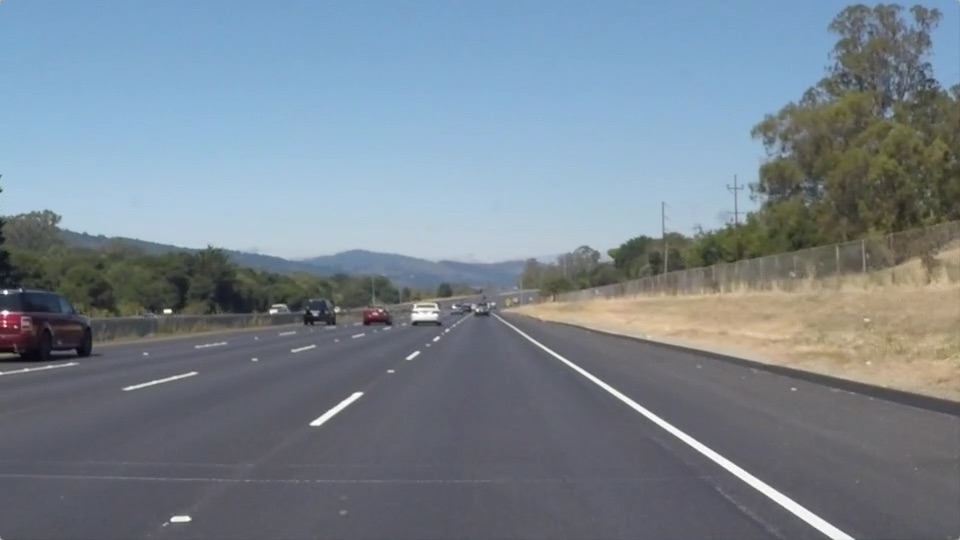
#> input picture test_images/solidWhiteRight.jpg, 960 x 540 px
$ jupyter execute --allow-errors P1.ipynb   (shell and % lines are left out)   (text cells are left out)
#> lines starting #> are read from the running program, lines starting #| are printed output that depends on the picture; after the words box and inside, x2 and y2 are one past the last pixel; in counts of white or black regions, pixels touching at a corner belong together; pictures that were not available may be replaced by others from this repository, and a replacement may not be noted
[cell 1]
import matplotlib.pyplot as plt
import matplotlib.image as mpimg
import numpy as np
import cv2
import sys
import os
from math import sqrt

[cell 2]
image = mpimg.imread('test_images/solidWhiteRight.jpg')
#> image is the input picture: shape (540, 960, 3); mean R, G, B 120.3, 132.6, 143.7
print('This image is:', type(image), 'with dimesions:', image.shape)
#| This image is: <class 'numpy.ndarray'> with dimesions: (540, 960, 3)
plt.imshow(image)

[cell 3]
# moved to below

[cell 4]
imgs_dir = 'test_images/'

os.listdir(imgs_dir)

[cell 5]
# Pipeline that will draw lane lines on the test_images
# then save them to the test_images directory.

yROIpct = .6 # % in y axis to start ROI
minslope = .4
maxslope = 4

def grayscale(image):
    """Read in image path and apply the Grayscale transform
    This will return an image with only one color channel
    but NOTE: to see the returned image as grayscale
    you should call plt.imshow(gray, cmap='gray')
    """
    return cv2.cvtColor(image, cv2.COLOR_RGB2GRAY)
    # Or use BGR2GRAY if you read an image with cv2.imread()

def canny(img, thres_low=30, thres_high=150, kernel_size=5):
    """Applies the Canny transform after a Gaussian blur"""
    img = cv2.GaussianBlur(img, (kernel_size, kernel_size), 0)
    return cv2.Canny(img, thres_low, thres_high)

def lanes_ROI_edges(img):
    """
    Applies a ROI image mask, keeping only the region of the image defined by the polygon
     formed from `vertices`. The rest of the image is set to black.
    """
    #defining a 3 channel or 1 channel color to fill the mask with depending on the input image
    if len(img.shape) > 2:
        channel_count = img.shape[2]  # i.e. 3 or 4 depending on your image
        ignore_mask_color = (255,) * channel_count
    else:
        ignore_mask_color = 255

    xlen = img.shape[1]
    ylen = img.shape[0]
    xmid = xlen // 2
    y = int(ylen * yROIpct)
    xoffset = xlen // 30
    vertices = np.array([[(0,ylen),(xmid-xoffset, y), (xmid+xoffset, y),(xlen,ylen)]], dtype=np.int32)

    #defining a blank mask to start with
    mask = np.zeros_like(img)
    cv2.fillPoly(mask, vertices, ignore_mask_color)

    #returning the image only where mask pixels are nonzero
    return cv2.bitwise_and(img, mask)

def draw_lines(image, lines, color=(255, 0, 0), thickness=5, multicolors=False):
    """
    This function draws `lines` with `color` and `thickness`.
    Lines are drawn on the image inplace (mutates the image).
    """
    colors = [(255,0,0),(0,255,0),(0,0,255),(255,255,0),(0,255,255),(255,0,255)] if multicolors else [color]
    i = 0
    result = np.copy(image)*0 # creating a blank to draw lines on

    for line in lines:
        for x1,y1,x2,y2 in line:
            cv2.line(result, (x1, y1), (x2, y2), colors[i], thickness)
            if multicolors:
                i += 1
                i = i % len(colors)
    return result

def hough_lines(edges_img, rho=2, theta=np.pi/180, threshold=16, min_line_len=0, max_line_gap=0):
    """
    Returns hough lines drawn.
    `edges_img` should be the output of a Canny transform.
    threshold: min # of polar space intersections to be considered a line
    """
    xlen = edges_img.shape[1]
    ylen = edges_img.shape[0]
    minLineLen = min_line_len or xlen * 0.02  # 19.2 on 960wd
    maxLineGap = max_line_gap or xlen * 0.013 # 12.5 on 960wd

    lines = cv2.HoughLinesP(edges_img, rho, theta, threshold, np.array([]), minLineLen, maxLineGap)
    return lines

def weighted_img(lines_img, initial_img, α=0.8, β=1., λ=0.):
    """
    `lines_img` is image with lines drawn on it.
    `initial_img` is image before any processing.

    The result image is computed as follows:

    initial_img * α + img * β + λ
    """
    # If initial_img is a binary image (2 dims instead of 3), call np.dstack() to make it 3 dims.
    if len(initial_img.shape) == 2:
        initial_img = np.dstack((initial_img, initial_img, initial_img))
    return cv2.addWeighted(initial_img, α, lines_img, β, λ)

def lane_lines(lines, ylen, prvm=0, prvb=0, dbg=False, dbglines=False):
    """
    Draw lane lines given detected lines in image.
    lines - lines output from hough_lines()
    Notes:
    m and b below refers to y = mx + b
    """
    lrMs = [[], []] # left and right line m's
    lrBs = [[], []] # left and right line b's
    lrWs = [[], []] # left and right line weights
    result = [] # lane lines
    yclip = int(ylen*yROIpct)

    for line in lines:
        for x1,y1,x2,y2 in line:
            if x2 - x1 == 0:
                break
            m = (y2 - y1)/(x2 - x1)
            b = y1 - m*x1
            wt = sqrt((x2-x1)**2 + (y2-y1)**2)
            iside = -1

            if -maxslope < m < -minslope:
                iside = 0
            elif minslope < m < maxslope:
                iside = 1
            else:
                pass
            if iside >= 0:
                lrMs[iside].append(m)
                lrBs[iside].append(b)
                lrWs[iside].append(wt)
                if dbglines:
                    result.append(line)

    for iside, ms in enumerate(lrMs):
        side = 'Left' if iside==0 else 'Right'
        if len(ms):
            avgm = np.average(lrMs[iside], weights=lrWs[iside])
            avgb = np.average(lrBs[iside], weights=lrWs[iside])
            outliers = []
            for ipop, m in enumerate(ms):
                if abs(m-avgm)/(m+avgm)*.5 > .15:
                    outliers.append(ipop)
                    if dbg:
                        print(side, 'm outlier (vs. lines avg) removed.', m, ', off by:', abs(m-avgm)/(m+avgm)*.5, ', len:', lrWs[iside][ipop])
# [20 lines of commented-out code are left out]
            if len(outliers):
                for ipop in sorted(outliers, reverse=True):
                    lrWs[iside].pop(ipop)
                    lrMs[iside].pop(ipop)
                    lrBs[iside].pop(ipop)
                if not len(lrWs[iside]):
                    print(side, ': No lines detected')
                    continue
                avgm = np.average(lrMs[iside], weights=lrWs[iside])
                avgb = np.average(lrBs[iside], weights=lrWs[iside])
            if dbg:
                print(side, ' lines:', len(ms))
            x0 = abs((avgb - yclip)//avgm)
            x1 = abs((avgb - ylen-1)//avgm)
            result.append(np.array([[x0, yclip, x1, ylen-1]], dtype=np.int32))
        else:
            print(side, ': No lines detected')
    return [result, avgm, avgb]

prvMs = []
prvBs = []
prvFrames = 3
dbg = False #True

def process_image(image, show=False, dbg=dbg):
    # Pipeline of image processing to lane lines drawn on image.
    # Returns image with lines are drawn on lanes
    # NOTE: The output is a color image (3 channel) for processing video below

    img_gray = grayscale(image)
    img_canny = canny(img_gray)
    masked_edges = lanes_ROI_edges(img_canny)
    lines = hough_lines(masked_edges)

    prvm = np.average(prvMs) if len(prvMs) >= prvFrames else 0
    prvb = np.average(prvBs) if len(prvBs) >= prvFrames else 0
    [lines, avgm, avgb] = lane_lines(lines, image.shape[0], prvm, prvb, dbg)
    lines_img = draw_lines(image, lines, multicolors=False)#True)
    result = weighted_img(lines_img, image)

    prvMs.append(avgm)
    prvBs.append(avgb)
    if len(prvMs) > prvFrames:
        prvMs.pop(0)
        prvBs.pop(0)

    if show:
        plt.figure()
        plt.imshow(image)
        plt.figure()
        plt.imshow(img_canny, cmap='gray')
        plt.figure()
        plt.imshow(result)
    return result

imgs_dir ='extras/'
for img in os.listdir(imgs_dir):
    print('\n', img)
    process_image(mpimg.imread(imgs_dir+img), True, dbg)
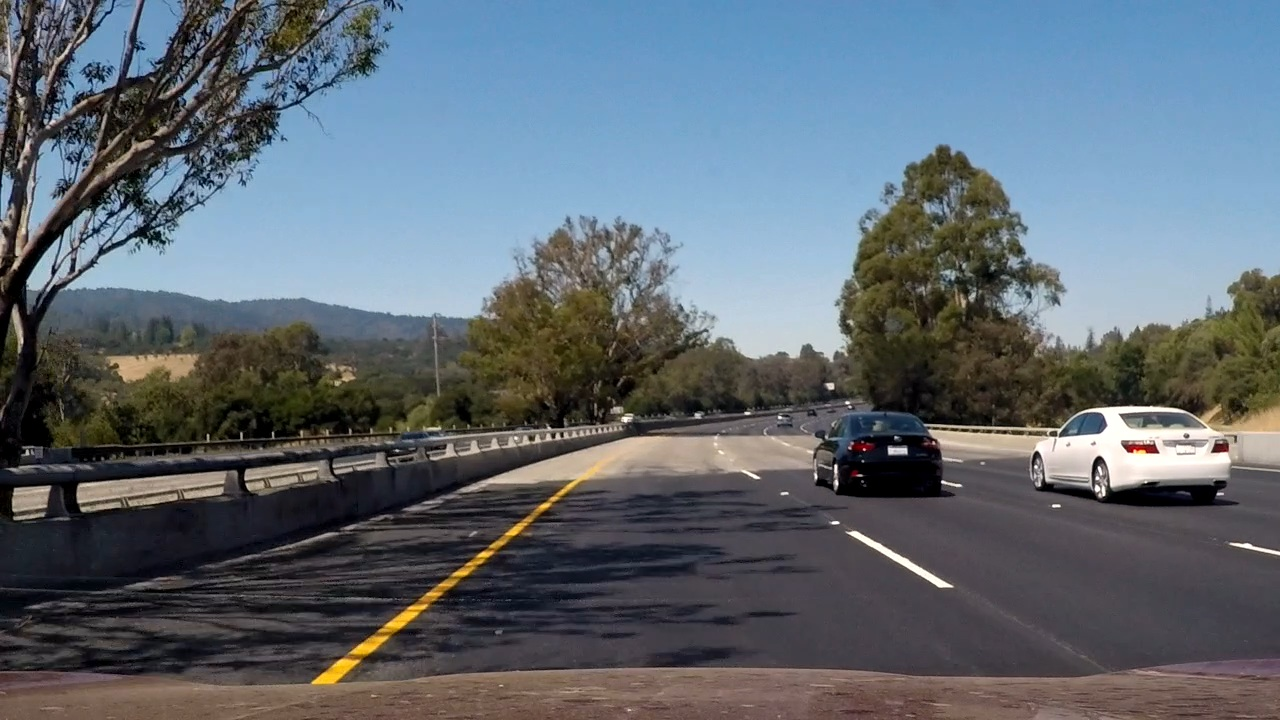
#> input picture test_images/extra2.jpg, 1280 x 720 px, given as the content of the folder extras/, which was not available
#> in process_image, image is the input picture: shape (720, 1280, 3); mean R, G, B 95.4, 105.2, 114.1
#> in canny, `return cv2.Canny(img, thres_low, thres_high)`:
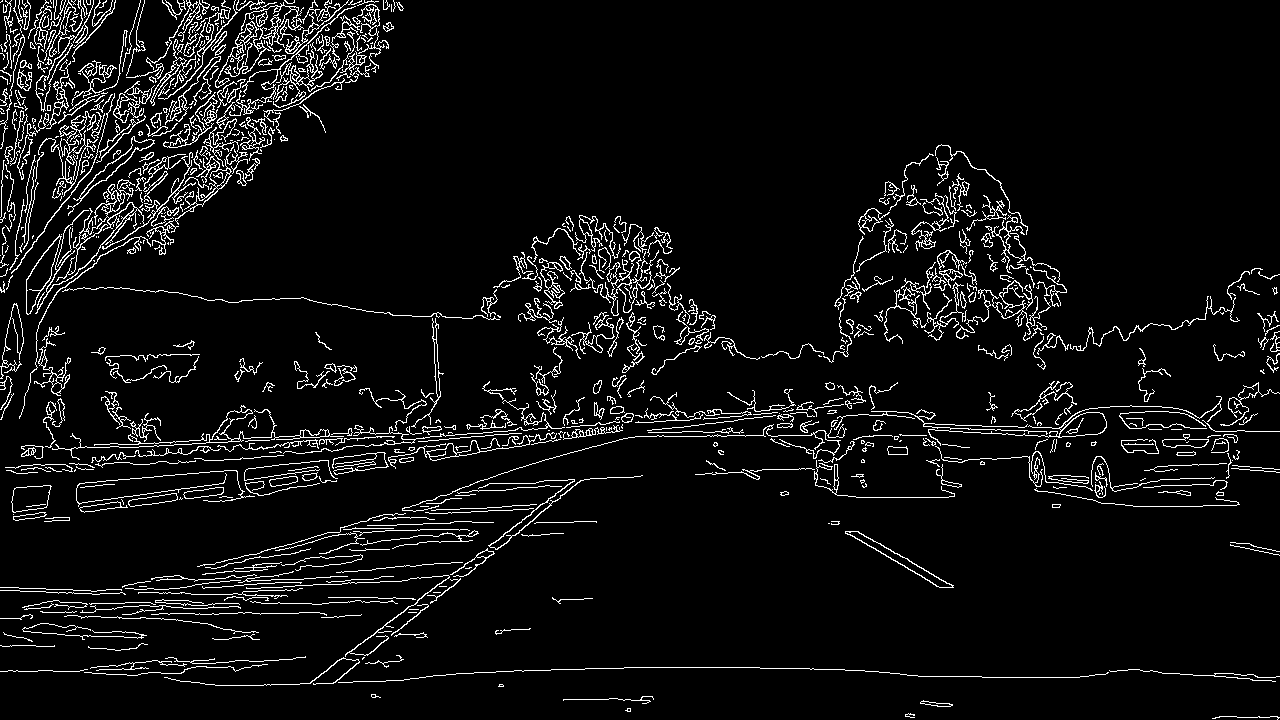
#> returned value: shape (720, 1280); 6% white in thin lines or dots
#> in lanes_ROI_edges, `cv2.fillPoly(mask, vertices, ignore_mask_color)`: mask: shape (720, 1280); 21.3% white; 1 white region, box (x1, y1, x2, y2) and area: (2, 432, 1279, 720) 196437
#> in lanes_ROI_edges, `return cv2.bitwise_and(img, mask)`:
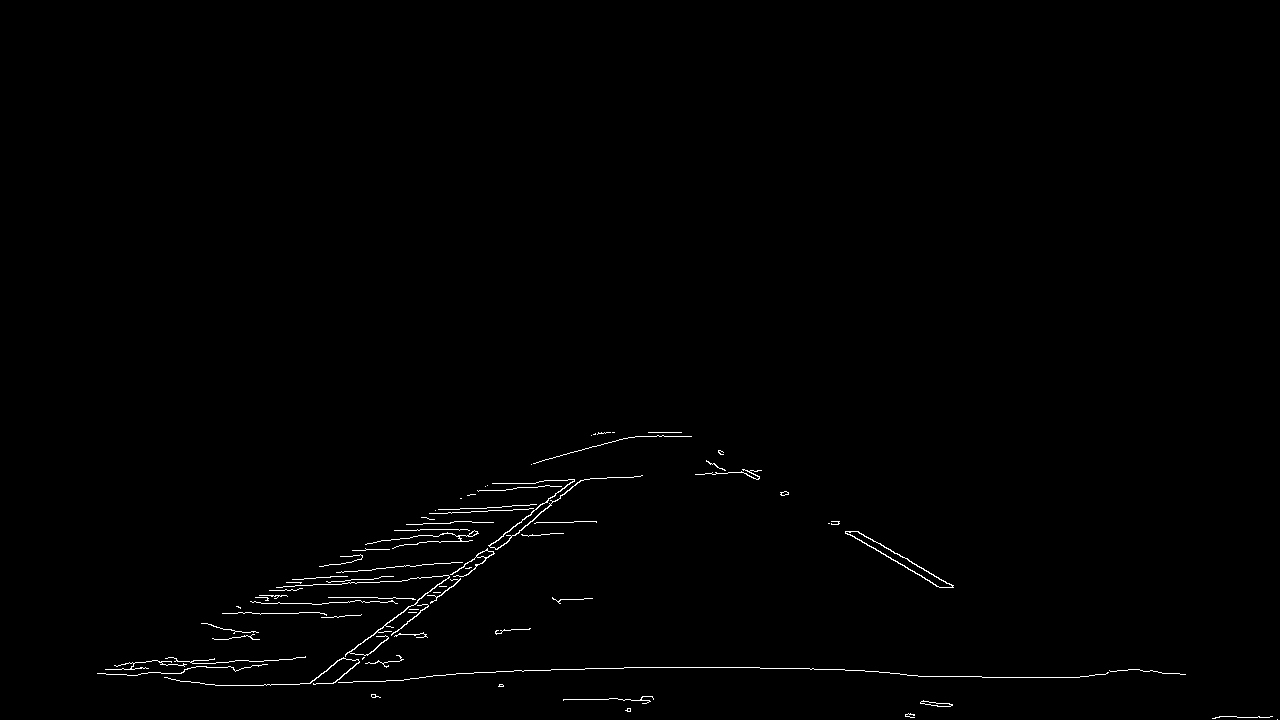
#> returned value: shape (720, 1280); 0.65% white in thin lines or dots, all inside (x1, y1, x2, y2) = (97, 432, 1278, 720)
#> in hough_lines, `lines = cv2.HoughLinesP(edges_img, rho, theta, threshold, np.array([])..`: lines = 114 rows, first 6: [333, 683, 519, 532], [585, 668, 623, 668], [711, 667, 844, 669], [308, 683, 521, 522], [513, 488, 577, 483], [468, 495, 494, 483]
#> the loop in lane_lines, `for line in lines:` made 114 passes
#> line on passes 1 to 12: [[333, 683, 519, 532]], [[585, 668, 623, 668]], [[711, 667, 844, 669]], [[308, 683, 521, 522]], [[513, 488, 577, 483]], [[468, 495, 494, 483]], [[833, 524, 939, 587]], [[225, 613, 305, 578]], [[434, 541, 476, 522]], [[907, 675, 1024, 677]], [[439, 513, 547, 508]], [[512, 483, 538, 482]]
#> after the loop in lane_lines, `for line in lines:`: result = []
#> after the loop in lane_lines, `for iside, ms in enumerate(lrMs):`: result = [[[626, 432, 227, 719]], [[678, 432, 1183, 719]]]
#> in process_image, `[lines, avgm, avgb] = lane_lines(lines, image.shape[0], prvm, prvb, dbg)`: avgm = 0.573; avgb = 43.94
#> in draw_lines, `result = np.copy(image)*0`: result: shape (720, 1280, 3); every value is 0
#> the loop in draw_lines, `for line in lines:` made 2 passes
#> after the loop in draw_lines, `for line in lines:`:
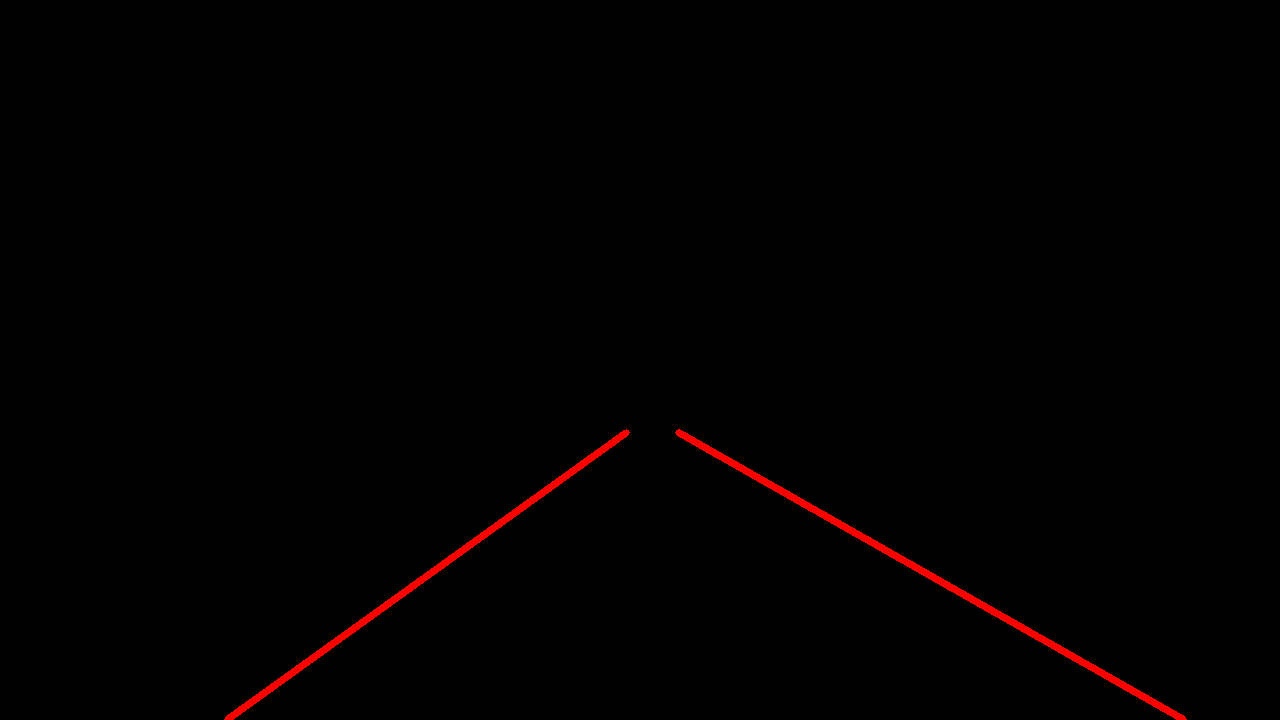
#> result: shape (720, 1280, 3); mean R, G, B 2.1, 0, 0
#> after the loop in draw_lines, `for line in lines:`: i = 0
#> in weighted_img, `return cv2.addWeighted(initial_img, α, lines_img, β, λ)`:
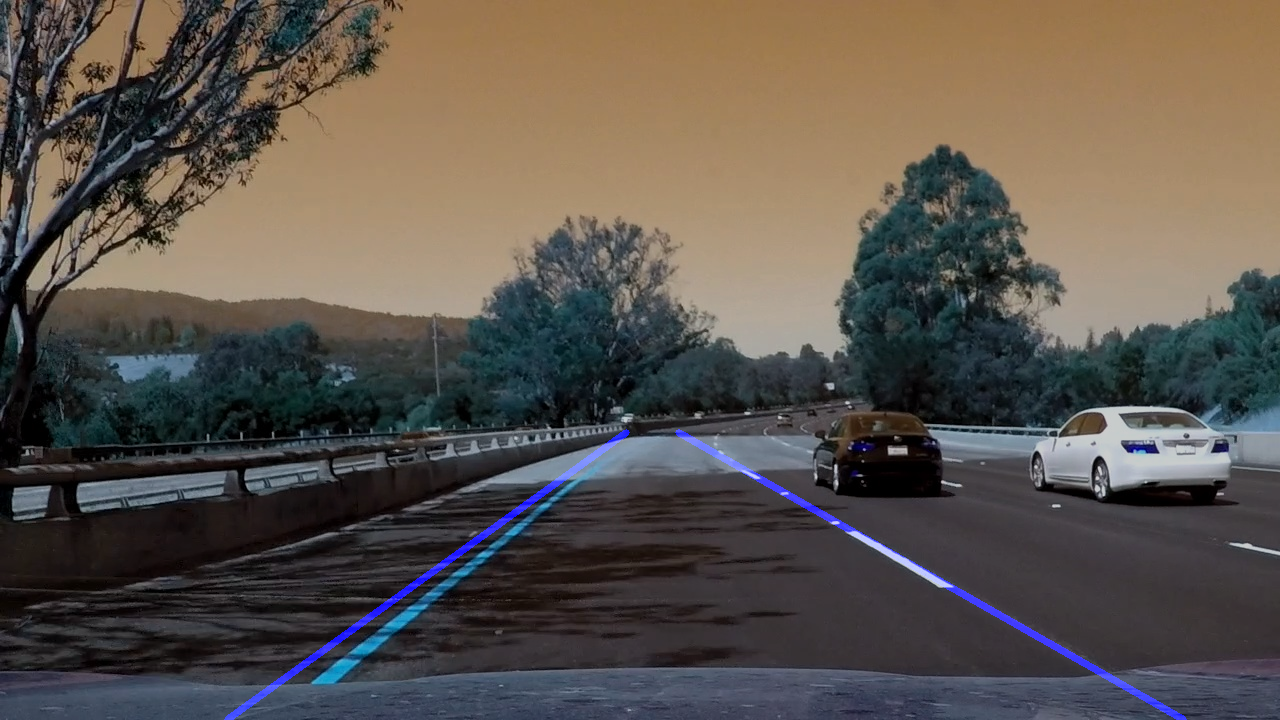
#> returned value: shape (720, 1280, 3); mean of channels 0, 1, 2 77.7, 84.1, 91.3; drawn as B, G, R
